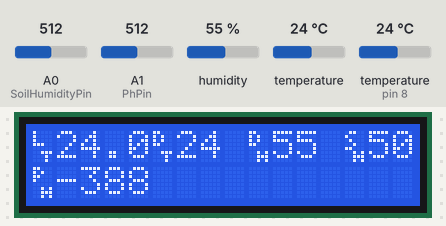
The sketch below on a simulated Arduino Uno, built with avr-gcc and run on an emulated ATmega328P. On the bench: 16×2 character LCD. The inputs (shaded band) are chosen by the test bench; at power-on: A0 (SoilHumidityPin) = 512, humidity 55 %, temperature 24 °C, A1 (PhPin) = 512, temperature (sensor on pin 8) 24 °C. What the sketch prints to the serial monitor is not drawn.

Above: at 1.2 s.
1.3 s: A0 (SoilHumidityPin) set to 902
At 3.4 s:
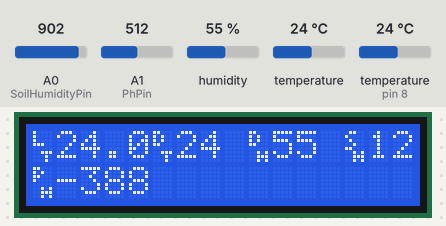
3.7 s: A0 (SoilHumidityPin) set to 934
At 5.1 s:
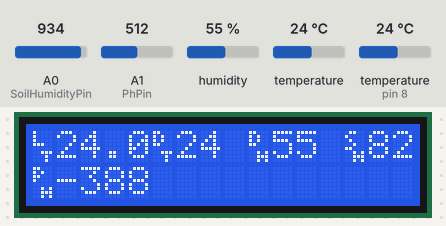
5.8 s: humidity set to 22 %
At 7.6 s:
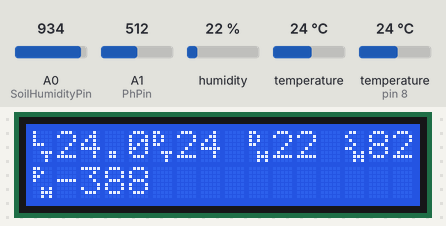
7.9 s: temperature (sensor 0) set to 12 °C
At 9.4 s:
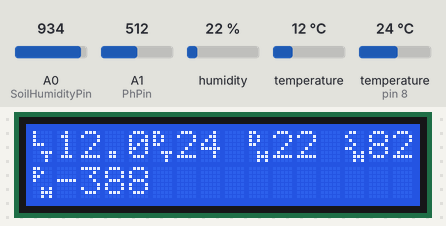
10.0 s: A1 (PhPin) set to 716
At 11.0 s:
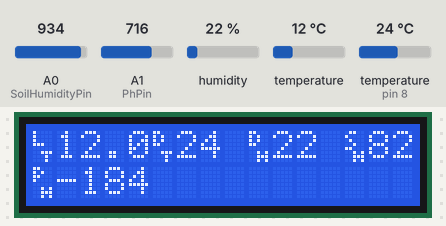
12.1 s: temperature (sensor on pin 8) set to 12 °C
At 13.8 s:
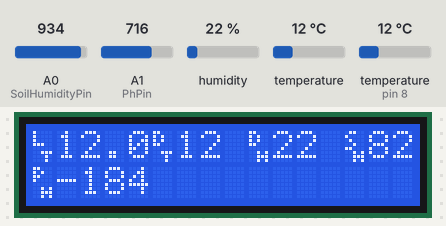
Timing chart, 0 to 15.2 s (numbered marks = the images above; inputs shaded):
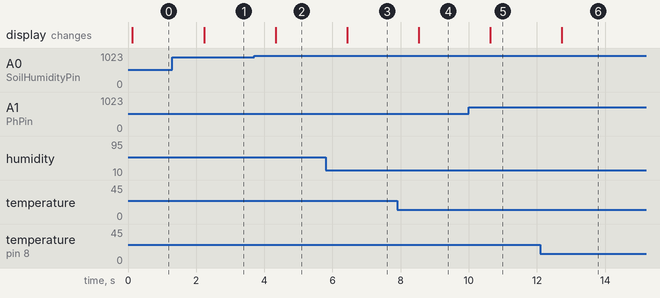

Measured:
- after the input at 1.3 s, the display: changes after 0.93 s (image 1)
- after the input at 3.7 s, the display: changes after 0.63 s (image 2)
- after the input at 5.8 s, the display: changes after 0.63 s (image 3)
- after the input at 7.9 s, the display: changes after 0.63 s (image 4)
- after the input at 10.0 s, the display: changes after 0.63 s (image 5)
- after the input at 12.1 s, the display: changes after 0.63 s (image 6)

The sketch:

PrintSenors.ino
```cpp
#include <LM75A.h>


#include <LiquidCrystal.h>
#include <LM75A.h>
#include <DHT.h>

#define CONTRASTPIN 13
#define CONTRAST 150
const int rs = 12, en = 11, d4 = 5, d5 = 4, d6 = 3, d7 = 2;
LiquidCrystal lcd(rs, en, d4, d5, d6, d7);

byte DT[8] = {
  0b11000,
  0b10100,
  0b10100,
  0b11000,
  0b00000,
  0b00111,
  0b00010,
  0b00010
};

byte DH[8] = {
  0b11000,
  0b10100,
  0b10100,
  0b11000,
  0b00000,
  0b00101,
  0b00111,
  0b00101
};

byte LT[8] = {
  0b10000,
  0b10000,
  0b10000,
  0b11100,
  0b00000,
  0b00111,
  0b00010,
  0b00010
};

byte SH[8] = {
  0b01100,
  0b10000,
  0b01000,
  0b00100,
  0b11000,
  0b00101,
  0b00111,
  0b00101
};

byte PH[8] = {
  0b11000,
  0b10100,
  0b11000,
  0b10000,
  0b00000,
  0b00101,
  0b00111,
  0b00101
};

byte Light[8] = {
  0b00000,
  0b10101,
  0b01110,
  0b11011,
  0b01110,
  0b10101,
  0b00000,
  0b00000
};

LM75A lm75a_sensor(false,  //A0 LM75A pin state
                   false,  //A1 LM75A pin state
                   false); //A2 LM75A pin state
float Lm75atemp = 0;

#define DHTPIN 8
#define DHTTYPE DHT11   // DHT 11
DHT dht(DHTPIN, DHTTYPE);
float DhtTemp = 0;
float DhtHumid = 0;

int SoilHumidityPin= 0; // Soil Sensor input at Analog PIN A0
float SoilHumid = 0;

int PhPin= 1; // Soil Sensor input at Analog PIN A0
float Ph = 0;

void setup()
{
	pinMode(CONTRASTPIN, OUTPUT);
	lcd.begin(16, 2);
	Serial.begin(9600);
	dht.begin();
	lcd.createChar(0, LT);
	lcd.createChar(1, DT);
	lcd.createChar(2, DH);
	lcd.createChar(3, SH);
	lcd.createChar(4, PH);
	lcd.createChar(5, Light);
	analogWrite(CONTRASTPIN,CONTRAST);
	Serial.println("Reading sensor values");

}

void loop()
{
	analogWrite(CONTRASTPIN,CONTRAST);
	Lm75atemp = lm75a_sensor.getTemperatureInDegrees();
	SoilHumid = 100.0-(((analogRead(SoilHumidityPin)/10.0)/102.0)*100.0);
	DhtTemp = dht.readTemperature();
	DhtHumid = dht.readHumidity();
	Ph = analogRead(PhPin)-900;

	lcd.setCursor(0, 0);
	lcd.write(byte(0));
	lcd.print(Lm75atemp,1);

	Serial.print("Lm75aTemp: ");
	Serial.println(Lm75atemp);

	lcd.setCursor(5, 0);
	lcd.write(byte(1));
	lcd.print(DhtTemp,0);

	Serial.print("DhtTemp: ");
	Serial.println(DhtTemp);

	lcd.setCursor(9, 0);
	lcd.write(byte(2));
	lcd.print(DhtHumid,0);

	Serial.print("DhtHumid: ");
	Serial.println(DhtHumid);

	lcd.setCursor(13, 0);
	lcd.write(byte(3));
	lcd.print(SoilHumid,0);

	Serial.print("SoilHumid: ");
	Serial.println(SoilHumid);

	lcd.setCursor(0, 1);
	lcd.write(byte(4));
	lcd.print(Ph,0);

	Serial.print("Ph: ");
	Serial.println(Ph);

	delay(1000);

}
```
